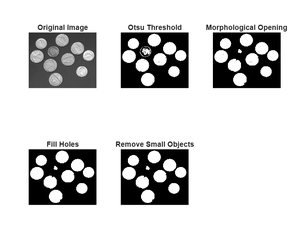
%> input picture exercises/Lecture8Exercise6/Lecture8_Exercise6_Morphology_Comparison.png (cropped and resized to the size of MATLAB's example picture, made grey), 300 x 246 px, given in place of coins.png, which was not available
$ octave Lecture8Exercise6.m   (GNU Octave 9; MATLAB toolbox functions it lacks are replaced by stand-ins)
%> lines starting %> are read from the running program, lines starting %| are printed output that depends on the picture; in (x1, y1, x2, y2) boxes, pixels count from 0 and x2, y2 are one past the last pixel; in counts of white or black regions, pixels touching at a corner belong together; the program's own positions count from 1

%% Lecture 8 - Exercise 6
% Topic: Thresholding, Morphology and Segmentation
% Detect, clean, label and measure coins

clear;
clc;
close all;

%% Part 1: Create results folder

outputFolder = 'Lecture8_Exercise6_Results';

if ~exist(outputFolder, 'dir')
    mkdir(outputFolder);
end

%% Part 2: Load original image

I = imread('coins.png');
%> I is the input picture: size 246x300 uint8; min 0, max 255, mean 208.4

%% Part 3: Otsu thresholding

% Calculate the automatic threshold
threshold = graythresh(I);
%> threshold = 0.541

% Convert grayscale image to binary
BW = imbinarize(I, threshold);
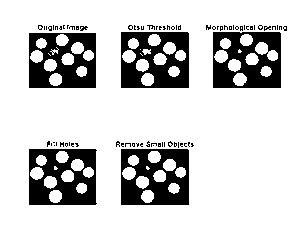
%> BW: size 246x300 logical; 80.9% white; 77 black regions (70 under 20 px), largest, box (x1, y1, x2, y2) and area: (121, 149, 189, 205) 2725, (213, 32, 281, 88) 2714, (121, 32, 189, 88) 2690

% Display threshold value
fprintf('Otsu threshold: %.4f\n', threshold);
%| Otsu threshold: 0.5412

%% Part 4: Morphological operations

% Create disk-shaped structuring element
se = strel('disk', 5);

% Opening removes small objects and noise
BW_open = imopen(BW, se);
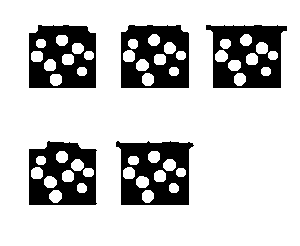
%> BW_open: size 246x300 logical; 78.6% white; 5 black regions, box (x1, y1, x2, y2) and area: (206, 25, 287, 88) 3306, (116, 141, 194, 205) 3280, (121, 25, 189, 88) 3170, (29, 25, 96, 88) 3102, (29, 141, 97, 205) 2966

% Fill holes inside detected objects
BW_fill = imfill(BW_open, 'holes');
%> BW_fill: size 246x300 logical; every value is 1

% Remove objects smaller than 100 pixels
BW_clean = bwareaopen(BW_fill, 100);

%% Part 5: Display thresholding and cleaning

fig1 = figure('Name', 'Thresholding and Morphology');

subplot(2,3,1);
imshow(I);
title('Original Image');

subplot(2,3,2);
imshow(BW);
title('Otsu Threshold');

subplot(2,3,3);
imshow(BW_open);
title('Morphological Opening');

subplot(2,3,4);
imshow(BW_fill);
title('Fill Holes');

subplot(2,3,5);
imshow(BW_clean);
title('Remove Small Objects');

saveas(fig1, fullfile(outputFolder, ...
    'Lecture8_Exercise6_Morphology_Comparison.png'));

%% Part 6: Label connected objects

% Label connected components
[L, numCoins] = bwlabel(BW_clean);
%> L: size 246x300 double; every value is 1
%> numCoins = 1

% Convert labels to different colors
L_color = label2rgb(L, 'jet', 'k', 'shuffle');
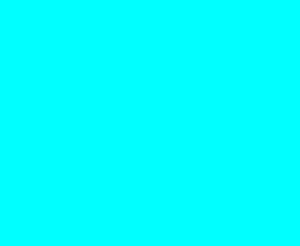
%> L_color: size 246x300x3 uint8; mean R, G, B 0, 255, 255

fig2 = figure('Name', 'Labeled Coins');

subplot(1,2,1);
imshow(I);
title('Original Coins');

subplot(1,2,2);
imshow(L_color);
title('Labeled Coins');

saveas(fig2, fullfile(outputFolder, ...
    'Lecture8_Exercise6_Labeled_Coins.png'));

%% Part 7: Measure coin properties

% Extract area, centroid and eccentricity
stats = regionprops(BW_clean, ...
    'Area', 'Centroid', 'Eccentricity');
%> stats = 1 region; Area, Centroid and Eccentricity: 73800 [150.5 123.5] 0.572

% Extract coin areas
areas = [stats.Area]';
%> areas = 73800

% Create coin IDs
CoinID = (1:numCoins)';
%> CoinID = 1

% Create result table
results = table(CoinID, areas, ...
    'VariableNames', {'CoinID', 'AreaPixels'});
%> results = {CoinID 1, AreaPixels 73800}

disp('Detected Coin Areas:');
disp(results);

% Save measurements as CSV
writetable(results, fullfile(outputFolder, ...
    'Lecture8_Exercise6_Coin_Areas.csv'));

%% Part 8: Calculate statistics

fprintf('\nTotal detected coins: %d\n', numCoins);
%| Total detected coins: 1

if numCoins > 0

    meanArea = mean(areas);
%> meanArea = 73800
    stdArea = std(areas);
%> stdArea = 0

    [largestArea, largestCoin] = max(areas);
%> largestArea = 73800; largestCoin = 1

    fprintf('Mean coin area: %.2f pixels\n', meanArea);
%| Mean coin area: 73800.00 pixels
    fprintf('Standard deviation: %.2f pixels\n', stdArea);
%| Standard deviation: 0.00 pixels

    fprintf('Largest coin: Coin %d\n', largestCoin);
%| Largest coin: Coin 1
    fprintf('Largest area: %.2f pixels\n', largestArea);
%| Largest area: 73800.00 pixels

else
    disp('No coins detected.');
end

%% Part 9: Display coin IDs

fig3 = figure('Name', 'Coin Identification');

imshow(I);
title('Detected Coins with IDs');
hold on;

for k = 1:numCoins

    center = stats(k).Centroid;

    text(center(1), center(2), num2str(k), ...
        'Color', 'yellow', ...
        'FontSize', 12, ...
        'FontWeight', 'bold', ...
        'HorizontalAlignment', 'center');

end
%> this loop made 1 pass
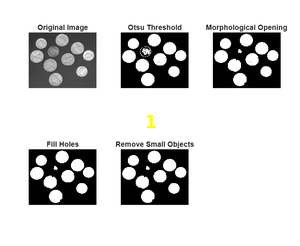
%> figure redrawn from the program's plot data; its title reads 'Detected Coins with IDs'

hold off;

saveas(fig3, fullfile(outputFolder, ...
    'Lecture8_Exercise6_Coin_IDs.png'));

%% Part 10: Plot coin areas

fig4 = figure('Name', 'Coin Area Comparison');

bar(CoinID, areas);

xlabel('Coin ID');
ylabel('Area (Pixels)');
title('Detected Coin Areas');
grid on;
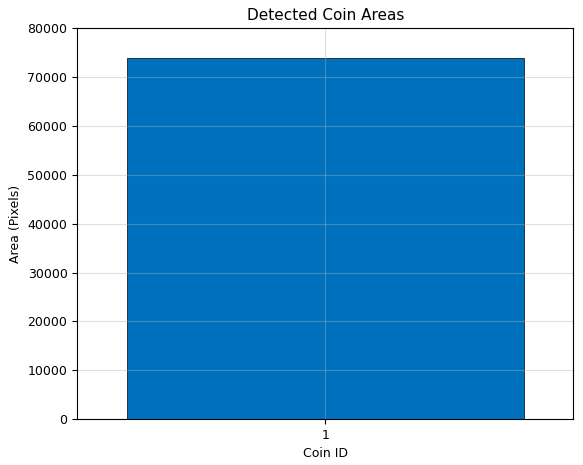
%> figure redrawn from the program's plot data

saveas(fig4, fullfile(outputFolder, ...
    'Lecture8_Exercise6_Coin_Area_Chart.png'));

%% Part 11: Save individual images

imwrite(BW, fullfile(outputFolder, ...
    'Lecture8_Exercise6_Otsu_Threshold.png'));

imwrite(BW_open, fullfile(outputFolder, ...
    'Lecture8_Exercise6_Opening.png'));

imwrite(BW_fill, fullfile(outputFolder, ...
    'Lecture8_Exercise6_Holes_Filled.png'));

imwrite(BW_clean, fullfile(outputFolder, ...
    'Lecture8_Exercise6_Cleaned_Mask.png'));

imwrite(L_color, fullfile(outputFolder, ...
    'Lecture8_Exercise6_Color_Labeled.png'));

%% Finished

disp('Lecture 8 - Exercise 6 completed!');
disp(['Results saved in: ', outputFolder]);
